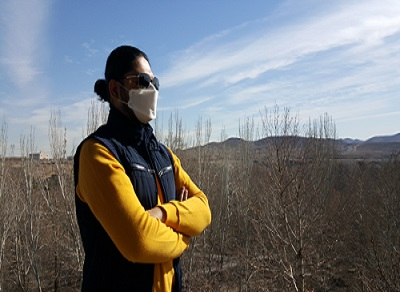
#> input picture Assignment_22/input/Amir.jpg, 400 x 292 px, found by its file name
$ python '5. Merge.py'
#> lines starting #> are read from the running program, lines starting #| are printed output that depends on the picture
import cv2
import numpy as np

amir = cv2.imread("G:\Program\Python\PyLearn\IP\Assignment_22\pics\Amir.jpg", 0)
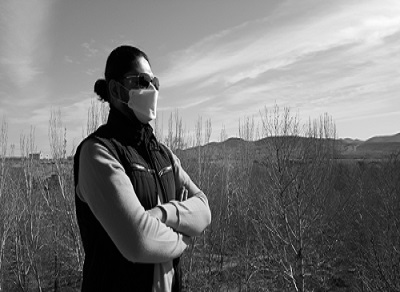
#> amir: shape (292, 400); min 0, max 255, mean 119
jim = cv2.imread("G:\Program\Python\PyLearn\IP\Assignment_22\pics\Jim.jpg", 0)
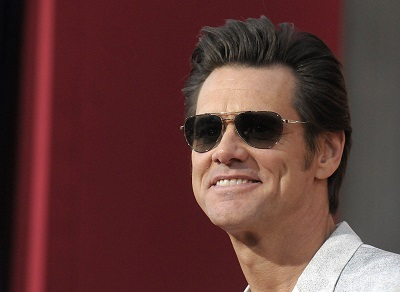
#> input picture Assignment_22/input/Jim.jpg, 400 x 292 px, found by its file name
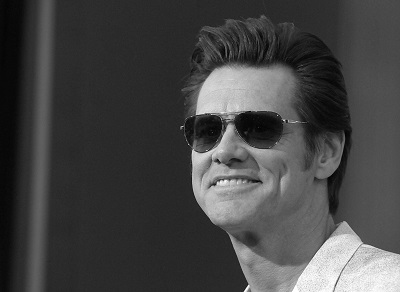
#> jim: shape (292, 400); min 0, max 255, mean 68.6

height, width = amir.shape
#> height = 292; width = 400
completeImg = np.zeros((height, width * 4), dtype="uint8")

completeImg[0:height, 0:width] = amir
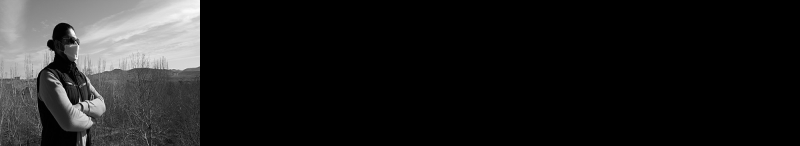
#> completeImg: shape (292, 1600) (shown at 1/2 size); min 0, max 255, mean 29.7
completeImg[0:height, width : width * 2] = amir // 2 + jim // 4
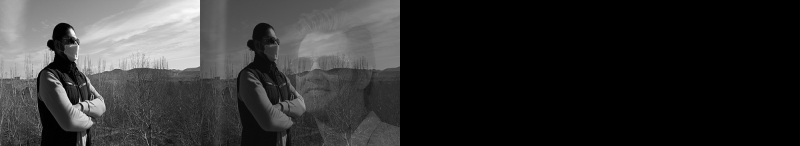
#> completeImg: shape (292, 1600) (shown at 1/2 size); min 0, max 255, mean 48.7
completeImg[0:height, width * 2 : width * 3] = amir // 4 + jim // 2
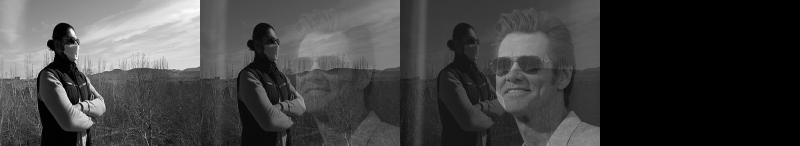
#> completeImg: shape (292, 1600) (shown at 1/2 size); min 0, max 255, mean 64.6
completeImg[0:height, width * 3 : width * 4] = jim
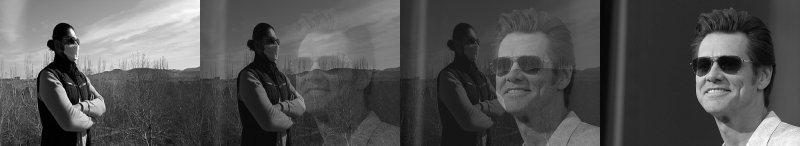
#> completeImg: shape (292, 1600) (shown at 1/2 size); min 0, max 255, mean 81.8

cv2.imwrite("G:\Program\Python\PyLearn\IP\Assignment_22\merge.jpg", completeImg)
